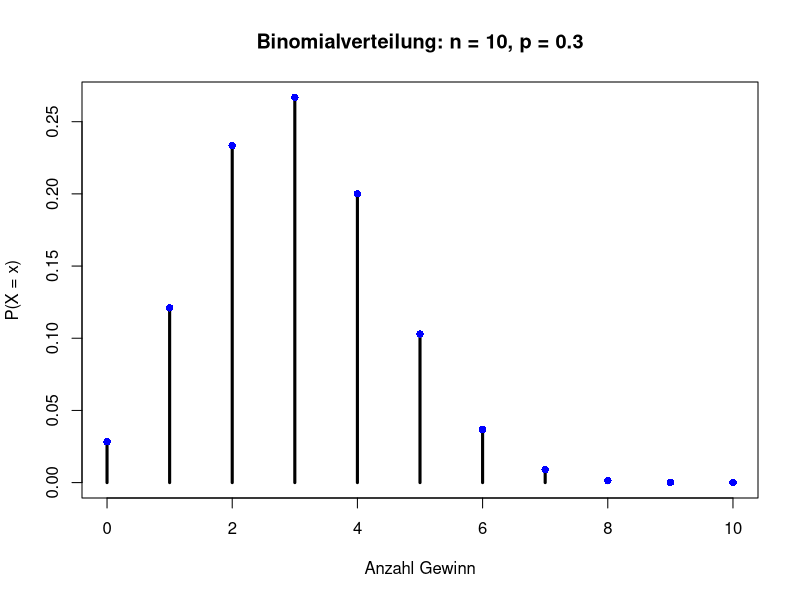
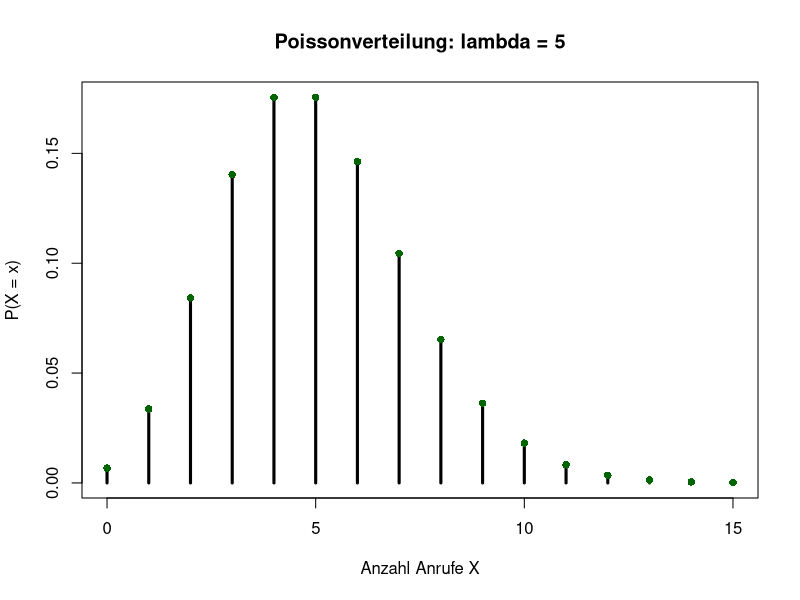
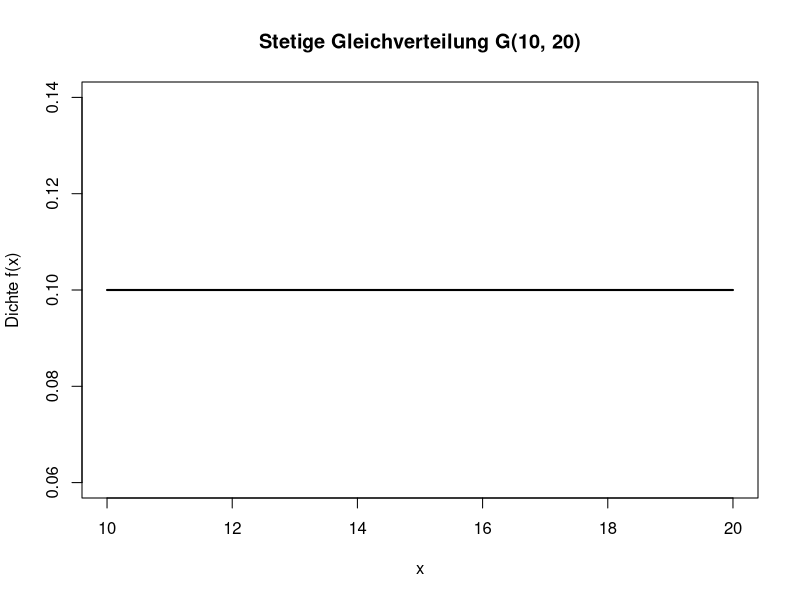
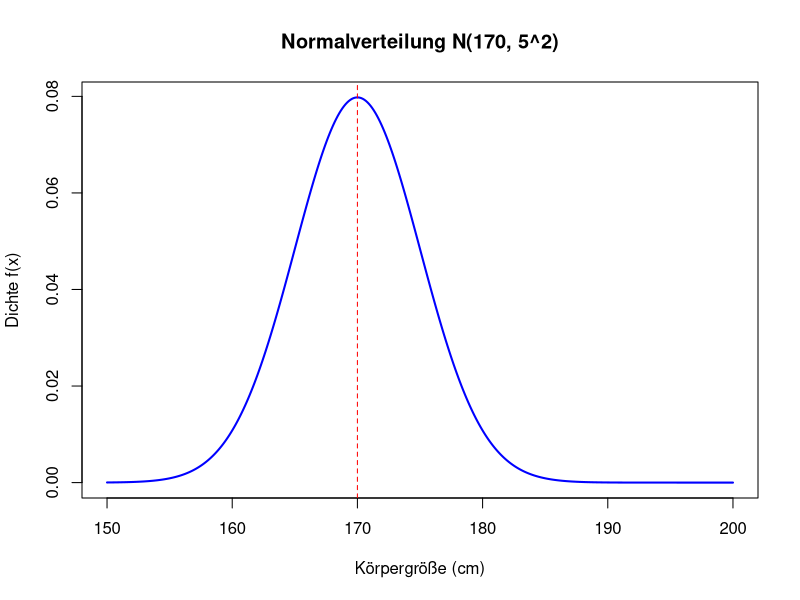
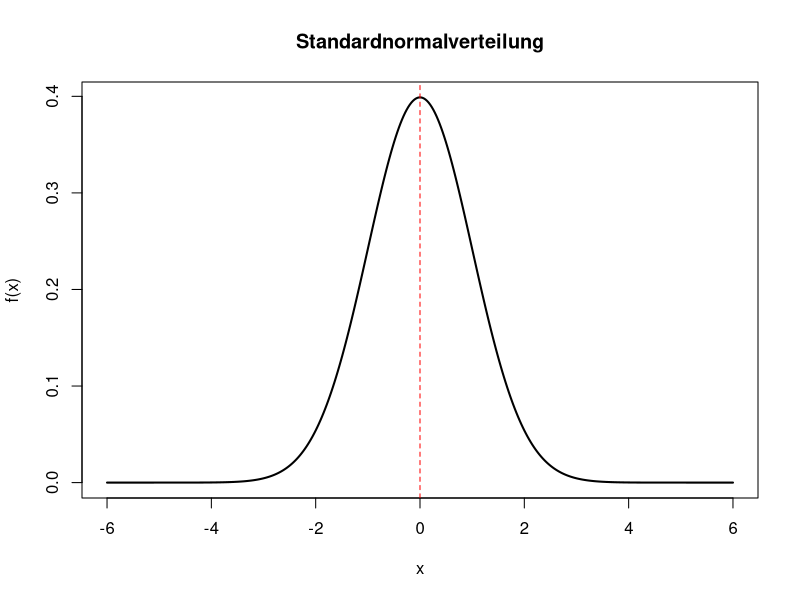
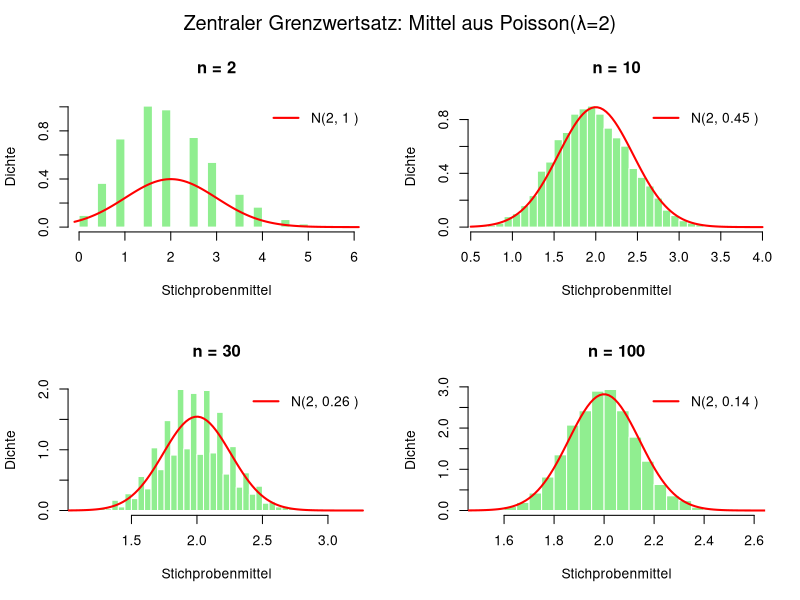
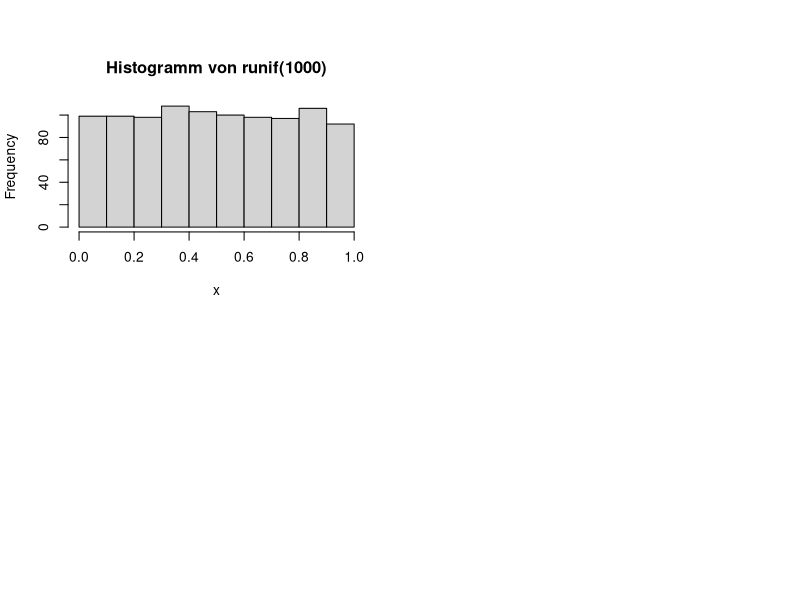

Reproduce these figures in R, in order.
## ---- chunk 1
n  <- 10     # Anzahl Versuche
p  <- 0.3    # Erfolgswahrscheinlichkeit
x  <- 0:n    # mögliche Erfolgszahlen

# Wahrscheinlichkeit P(X = 4 | n = 10, p = 0.3)
dbinom(4, size = n, prob = p)
## ---- chunk 2
# P(X <= 4)
pbinom(4, size = n, prob = p)
## ---- chunk 3
# P(x >= 4) = 1 - P(X <= 3)
1 - pbinom(3, size = n, prob = p, lower.tail = FALSE)

# oder
pbinom(3, size = n, prob = p, lower.tail = TRUE)
## ---- chunk 4
# Alle mögliche Wahrscheinlichkeiten P(X = x)
binom_probs <- dbinom(x, size = n, prob = p)
binom_probs

plot(x, binom_probs, type = "h", lwd = 3,
     xlab = "Anzahl Gewinn",
     ylab = "P(X = x)",
     main = "Binomialverteilung: n = 10, p = 0.3")
points(x, binom_probs, pch = 16, col = "blue")

## ---- chunk 5
lam <- 5

# Einzelwahrscheinlichkeit P(X = 3)
dpois(x=3, lambda = lam)
## ---- chunk 6
# P(X <= 3)
ppois(3, lambda = lam)
## ---- chunk 7
# P(X >= 3) = 1 - P(X <= 2)
1 - ppois(2, lambda = lam) 

# oder 
ppois(2, lambda = lam, lower.tail = FALSE)
## ---- chunk 8
# Alle Wahrscheinlichkeiten bis X=15
k <- 0:15
pois_probs <- dpois(k, lambda = lam)
pois_probs

plot(k, pois_probs, type = "h", lwd = 3,
     xlab = "Anzahl Anrufe X",
     ylab = "P(X = x)",
     main = "Poissonverteilung: lambda = 5")
points(k, pois_probs, pch = 16, col = "darkgreen")
## ---- chunk 9
a <- 10   # untere Grenze
b <- 20  # obere Grenze

# P(13 <= X <= 15)
punif(15, min = a, max = b) - punif(13, min = a, max = b)
## ---- chunk 10
x <- seq(a, b, length.out = 200)
y <- dunif(x, min = a, max = b)

plot(x, y, type = "l", lwd = 2,
     xlab = "x", ylab = "Dichte f(x)",
     main = "Stetige Gleichverteilung G(10, 20)")
abline(h = 0, col = "grey")
## ---- chunk 11
0
## ---- chunk 12
pnorm(180, mean = 170, sd = 5) - pnorm(165, mean = 170, sd = 5)
## ---- chunk 13
pnorm(2, mean = 0, sd = 1) - pnorm(-1, mean = 0, sd = 1)
## ---- chunk 14
mu <- 170
sd <- 5

x <- seq(150, 200, length.out = 400)
y <- dnorm(x, mean = mu, sd = sd)

plot(x, y, type = "l", lwd = 2, col = "blue",
     xlab = "Körpergröße (cm)",
     ylab = "Dichte f(x)",
     main = "Normalverteilung N(170, 5^2)")
abline(v = mu, col = "red", lty = 2)  # Mittelwert
## ---- chunk 15
mu <- 0
sd <- 1

x <- seq(-6, 6, length.out = 400)
y <- dnorm(x, mean = mu, sd = sd)

plot(x, y, type = "l", lwd = 2, col = "black",
     xlab = "x",
     ylab = "f(x)",
     main = "Standardnormalverteilung")
abline(v = mu, col = "red", lty = 2)  # Mittelwert
## ---- chunk 16
set.seed(42)
par(mfrow = c(2, 2), oma = c(0, 0, 2, 0))

lambda <- 2
n_sizes <- c(2, 10, 30, 100)
n_sims <- 5000

for (n in n_sizes) {
  # Stichprobenmittel simulieren
  sim_means <- replicate(n_sims, mean(rpois(n, lambda = lambda)))
  
  # Histogramm
  hist(sim_means, breaks = 30, freq = FALSE,
       main = paste("n =", n),
       xlab = "Stichprobenmittel", ylab = "Dichte",
       col = "lightgreen", border = "white")
  
  # Theoretische Normaldichte: N(λ, sqrt(λ/n))
  x_seq <- seq(min(sim_means)-0.1, max(sim_means)+0.1, length.out = 100)
  theo_sd <- sqrt(lambda / n)
  lines(x_seq, dnorm(x_seq, mean = lambda, sd = theo_sd), 
        col = "red", lwd = 2)
  
  legend("topright", legend = paste("N(2,", round(theo_sd, 2), ")"), 
         col = "red", lwd = 2, bty = "n")
}

mtext("Zentraler Grenzwertsatz: Mittel aus Poisson(λ=2)", outer = TRUE, cex = 1.2)
## ---- chunk 17
set.seed(123)
runif(n, min = 0, max = 1)

set.seed(123)
runif(n, min = 0, max = 1)
## ---- chunk 18
set.seed(123)
x <- runif(1000, min = 0, max = 1)
hist(x, main = "Histogramm von runif(1000)")
## ---- chunk 19
binom_from_uniform <- function(n, p) {
  s <- 0
  for (i in 1:n) {
    g <- runif(1)          # g_i ~ G(0,1)
    x <- if (g <= p) 1 else 0  # Bernoulli(p)
    s <- s + x
  }
  s
}

binom_from_uniform(n = 10, p = 0.2)
